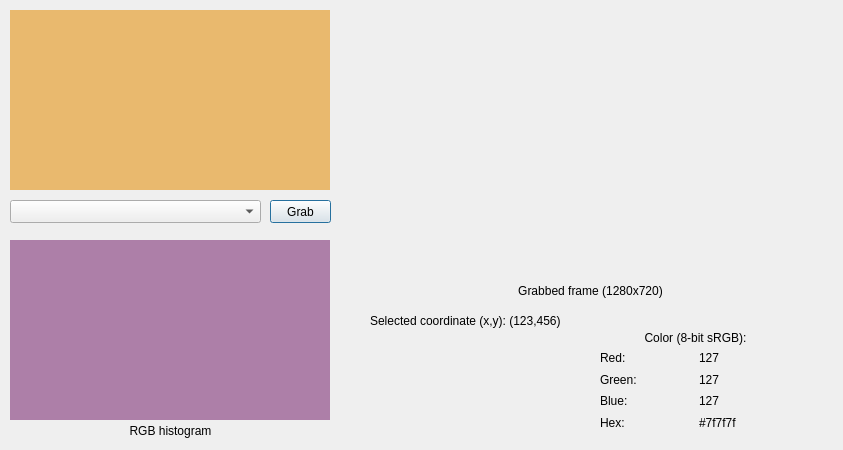
<?xml version="1.0" encoding="UTF-8"?>
<ui version="4.0">
 <class>Analyzer</class>
 <widget class="QDialog" name="Analyzer">
  <property name="geometry">
   <rect>
    <x>0</x>
    <y>0</y>
    <width>843</width>
    <height>450</height>
   </rect>
  </property>
  <property name="windowTitle">
   <string>Dialog</string>
  </property>
  <widget class="GLWidget" name="display" native="true">
   <property name="geometry">
    <rect>
     <x>10</x>
     <y>10</y>
     <width>320</width>
     <height>180</height>
    </rect>
   </property>
   <property name="autoFillBackground">
    <bool>false</bool>
   </property>
   <property name="styleSheet">
    <string notr="true">background: rgb(233, 185, 110)</string>
   </property>
  </widget>
  <widget class="QComboBox" name="input_box">
   <property name="geometry">
    <rect>
     <x>10</x>
     <y>200</y>
     <width>251</width>
     <height>23</height>
    </rect>
   </property>
  </widget>
  <widget class="QPushButton" name="grab_btn">
   <property name="geometry">
    <rect>
     <x>270</x>
     <y>200</y>
     <width>61</width>
     <height>23</height>
    </rect>
   </property>
   <property name="text">
    <string>Grab</string>
   </property>
  </widget>
  <widget class="QWidget" name="widget_3" native="true">
   <property name="geometry">
    <rect>
     <x>10</x>
     <y>240</y>
     <width>320</width>
     <height>180</height>
    </rect>
   </property>
   <property name="autoFillBackground">
    <bool>false</bool>
   </property>
   <property name="styleSheet">
    <string notr="true">background: rgb(173, 127, 168)</string>
   </property>
  </widget>
  <widget class="QLabel" name="label">
   <property name="geometry">
    <rect>
     <x>370</x>
     <y>310</y>
     <width>421</width>
     <height>21</height>
    </rect>
   </property>
   <property name="text">
    <string>Selected coordinate (x,y): (123,456)</string>
   </property>
  </widget>
  <widget class="QLabel" name="label_3">
   <property name="geometry">
    <rect>
     <x>10</x>
     <y>420</y>
     <width>321</width>
     <height>21</height>
    </rect>
   </property>
   <property name="text">
    <string>RGB histogram</string>
   </property>
   <property name="alignment">
    <set>Qt::AlignCenter</set>
   </property>
  </widget>
  <widget class="QLabel" name="label_4">
   <property name="geometry">
    <rect>
     <x>350</x>
     <y>280</y>
     <width>481</width>
     <height>21</height>
    </rect>
   </property>
   <property name="text">
    <string>Grabbed frame (1280x720)</string>
   </property>
   <property name="alignment">
    <set>Qt::AlignCenter</set>
   </property>
  </widget>
  <widget class="QWidget" name="gridLayoutWidget">
   <property name="geometry">
    <rect>
     <x>600</x>
     <y>350</y>
     <width>191</width>
     <height>80</height>
    </rect>
   </property>
   <layout class="QGridLayout" name="gridLayout">
    <item row="1" column="0">
     <widget class="QLabel" name="label_6">
      <property name="text">
       <string>Green:</string>
      </property>
     </widget>
    </item>
    <item row="1" column="1">
     <widget class="QLabel" name="label_9">
      <property name="text">
       <string>127</string>
      </property>
     </widget>
    </item>
    <item row="2" column="1">
     <widget class="QLabel" name="label_10">
      <property name="text">
       <string>127</string>
      </property>
     </widget>
    </item>
    <item row="3" column="0">
     <widget class="QLabel" name="label_2">
      <property name="text">
       <string>Hex:</string>
      </property>
     </widget>
    </item>
    <item row="0" column="1">
     <widget class="QLabel" name="label_8">
      <property name="text">
       <string>127</string>
      </property>
     </widget>
    </item>
    <item row="2" column="0">
     <widget class="QLabel" name="label_7">
      <property name="text">
       <string>Blue:</string>
      </property>
     </widget>
    </item>
    <item row="3" column="1">
     <widget class="QLabel" name="label_11">
      <property name="text">
       <string>#7f7f7f</string>
      </property>
     </widget>
    </item>
    <item row="0" column="0">
     <widget class="QLabel" name="label_5">
      <property name="text">
       <string>Red:</string>
      </property>
     </widget>
    </item>
   </layout>
  </widget>
  <widget class="QLabel" name="label_12">
   <property name="geometry">
    <rect>
     <x>600</x>
     <y>330</y>
     <width>191</width>
     <height>16</height>
    </rect>
   </property>
   <property name="text">
    <string>Color (8-bit sRGB):</string>
   </property>
   <property name="alignment">
    <set>Qt::AlignCenter</set>
   </property>
  </widget>
 </widget>
 <customwidgets>
  <customwidget>
   <class>GLWidget</class>
   <extends>QWidget</extends>
   <header>glwidget.h</header>
  </customwidget>
 </customwidgets>
 <resources/>
 <connections/>
</ui>
